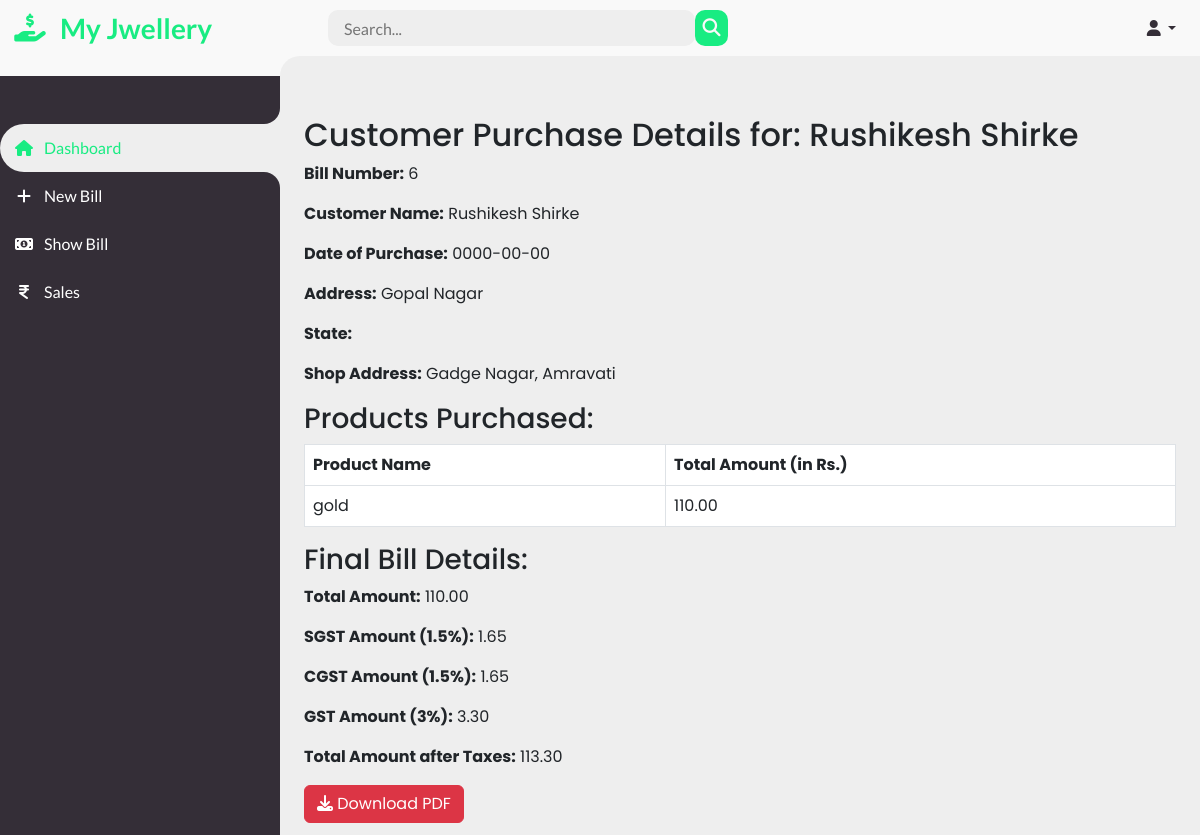
The page /view.php?customer_id=6 on the database its author committed.
### tables this page shows
CREATE TABLE `new_customer_details` (
  `customer_id` int(11) NOT NULL,
  `shop_address` varchar(255) DEFAULT NULL,
  `gstin` varchar(255) DEFAULT NULL,
  `date` date DEFAULT NULL,
  `name` varchar(255) DEFAULT NULL,
  `address` varchar(255) DEFAULT NULL,
  `state` varchar(255) DEFAULT NULL
);

CREATE TABLE `product_details` (
  `product_id` int(11) NOT NULL,
  `customer_id` int(11) DEFAULT NULL,
  `description` varchar(255) DEFAULT NULL,
  `karet` varchar(255) DEFAULT NULL,
  `hsncode` varchar(255) DEFAULT NULL,
  `gross_weight` decimal(10,8) DEFAULT NULL,
  `net_weight` decimal(10,6) DEFAULT NULL,
  `rate` decimal(10,6) DEFAULT NULL,
  `labour_charge` decimal(10,7) DEFAULT NULL,
  `total_amount` decimal(10,2) DEFAULT NULL
);

CREATE TABLE `final_bill` (
  `bill_id` int(11) NOT NULL,
  `customer_id` int(11) DEFAULT NULL,
  `total_amount` decimal(10,2) DEFAULT NULL,
  `sgst_amount` decimal(10,2) DEFAULT NULL,
  `cgst_amount` decimal(10,2) DEFAULT NULL,
  `gst_total` decimal(10,2) DEFAULT NULL,
  `total_amount_after_taxes` decimal(10,2) DEFAULT NULL
);

### view.php (the view, shortened to what this page needs)
<?php
include 'dbconn.php';
if (isset($_GET['customer_id'])) {
    $billNumber = $_GET['customer_id'];
    $sql = "SELECT * FROM `new_customer_details` WHERE `customer_id` = '$billNumber'";
    $result = mysqli_query($conn, $sql);
    $customerDetails = mysqli_fetch_assoc($result);
    $sql = "SELECT * FROM `product_details` WHERE `customer_id` = '$billNumber'";
    $result = mysqli_query($conn, $sql);
    $productDetails = mysqli_fetch_all($result, MYSQLI_ASSOC);
    $sql = "SELECT * FROM `final_bill` WHERE `customer_id` = '$billNumber'";
    $result = mysqli_query($conn, $sql);
    $finalBillDetails = mysqli_fetch_assoc($result);
}
?>
<!DOCTYPE html>
<html lang="en">
<head>
    <link href="https://cdn.jsdelivr.net/npm/bootstrap@5.3.0-alpha1/dist/css/bootstrap.min.css" rel="stylesheet"
>
    <link rel="stylesheet" href="assets/css/dash_style.css">
</head>
<body>
<section id="sidebar">
		<a href="dashboard.php" class="brand">
			<i class="fa fa-solid fa-hand-holding-dollar"></i>
			<span class="text">My Jwellery</span>
		</a>
		<ul class="side-menu top Dashboard">
			<li class="active">
				<a href="dashboard.php">
					<i class="fa fa-solid fa-house"></i>
					<span class="text">Dashboard</span>
				</a>
			</li>
			<li class="">
				<a href="new_bill.php">
				<i class="fa-solid fa fa-plus"></i>
					<span class="text">New Bill</span>
				</a>
			</li>
			<li>
				<a href="">
				<i class="fa-solid fa fa-money-bill-1"></i>
					<span class="text">Show Bill</span>
				</a>
			</li>
			<li>
				<a href="#">
                <i class="fa-solid fa fa-indian-rupee-sign"></i>
					<span class="text">Sales</span>
				</a>
			</li>
		</ul>
	</section>
	<section id="content">
		<nav>
			<form action="#">
				<div class="form-input">
					<input type="search" placeholder="Search...">
					<button type="submit" class="search-btn"><i class="fa fa-solid fa-magnifying-glass"></i></button>
				</div>
			</form>
			<a class="nav-link dropdown-toggle" href="#" role="button" data-bs-toggle="dropdown" aria-expanded="false">
				<i class="fa-solid fa-user"></i>
			</a>
		</nav>
    <main class="container mt-4">
        <?php if (isset($customerDetails)) { ?>
            <section>
                <h2>Customer Purchase Details for: <?php echo $customerDetails['name']; ?></h2>
                <p><strong>Bill Number:</strong> <?php echo $customerDetails['customer_id']; ?></p>
                <p><strong>Customer Name:</strong> <?php echo $customerDetails['name']; ?></p>
                <p><strong>Date of Purchase:</strong> <?php echo $customerDetails['date']; ?></p>
                <p><strong>Address:</strong> <?php echo $customerDetails['address']; ?></p>
                <p><strong>State:</strong> <?php echo $customerDetails['state']; ?></p>
                <p><strong>Shop Address:</strong> <?php echo $customerDetails['shop_address']; ?></p>
<h3>Products Purchased:</h3>
<table class="table table-bordered">
    <thead>
        <tr>
            <th>Product Name</th>
            <th>Total Amount (in Rs.)</th>
        </tr>
    </thead>
    <tbody>
        <?php foreach ($productDetails as $product) { ?>
            <tr>
                <td><?php echo $product['description']; ?></td>
                <td><?php echo $product['total_amount']; ?></td>
            </tr>
        <?php } ?>
    </tbody>
</table>
                <h3>Final Bill Details:</h3>
                <p><strong>Total Amount:</strong> <?php echo $finalBillDetails['total_amount']; ?></p>
                <p><strong>SGST Amount (1.5%):</strong> <?php echo $finalBillDetails['sgst_amount']; ?></p>
                <p><strong>CGST Amount (1.5%):</strong> <?php echo $finalBillDetails['cgst_amount']; ?></p>
                <p><strong>GST Amount (3%):</strong> <?php echo $finalBillDetails['gst_total']; ?></p>
                <p><strong>Total Amount after Taxes:</strong> <?php echo $finalBillDetails['total_amount_after_taxes']; ?></p>
                <a href="generate_pdf.php?customer_id=<?php echo $customerDetails['customer_id']; ?>"
                    class="btn btn-danger"><i class="fa fa-download"></i> Download PDF</a>
            </section>
        <?php } else { ?>
            <section>
                <p>No purchase details found for the provided bill number.</p>
            </section>
        <?php } ?>
    </main>
</body>
</html>

### assets/css/dash_style.css (style rules this page uses)
* { margin: 0; padding: 0; box-sizing: border-box; text-decoration: none !important; }
a { text-decoration: none !important; }
li { list-style: none; text-decoration: none !important; }
html { overflow-x: hidden; }
body { background: var(--grey) !important; overflow-x: hidden; text-decoration: none !important; }
:root { --poppins: 'Poppins', sans-serif; --lato: 'Lato', sans-serif; --light: #F9F9F9; --blue: #18ec82; --light-blue: #CFE8FF; --grey: #eee; --dark-grey: #AAAAAA; --dark: #342E37; --red: #DB504A; --yellow: #FFCE26; --light-yellow: #FFF2C6; --orange: #FD7238; --light-orange: #FFE0D3; }
#sidebar { position: fixed; background: #342E37; top: 0; left: 0; width: 280px; height: 100%; z-index: 2000; font-family: var(--lato); transition: .3s ease; overflow-x: hidden; scrollbar-width: none; }
#sidebar .brand { font-size: 28px; font-weight: 700; height: 56px; display: flex; align-items: center; color: var(--blue); position: sticky; top: 0; left: 0; background: var(--light); z-index: 500; padding-bottom: 20px; box-sizing: content-box; }
#sidebar .brand .fa { min-width: 60px; display: flex; justify-content: center; }
#sidebar .side-menu { width: 100%; margin-top: 48px; padding-left: 0; }
#sidebar .side-menu li { height: 48px; background: transparent; margin-left: 0px ; border-radius: 48px 0 0 48px; padding: 4px; text-decoration: none !important; }
#sidebar .side-menu li.active { background: var(--grey); position: relative; }
#sidebar .side-menu li.active::before { content: ''; position: absolute; width: 40px; height: 40px; border-radius: 40%; top: -40px; right: 0; box-shadow: 20px 20px 0 var(--grey); z-index: -1; }
#sidebar .side-menu li.active::after { content: ''; position: absolute; width: 40px; height: 40px; border-radius: 40%; bottom: -40px; right: 0; box-shadow: 20px -20px 0 var(--grey); z-index: -1; }
#sidebar .side-menu li a { width: 100%; height: 100%; display: flex; align-items: center; border-radius: 40px; font-size: 16px; color: white; white-space: nowrap; overflow-x: hidden; }
#sidebar .side-menu.top li.active a { color: var(--blue); }
#sidebar .side-menu li a .fa { min-width: calc(60px - ((4px + 6px) * 2)); display: flex; justify-content: center; }
#content { position: fixed; width: calc(100% - 280px); left: 280px; transition: .3s ease; }
#content nav { height: 56px; background: var(--light); padding: 0 24px; display: flex; align-items: center; grid-gap: 24px; font-family: var(--lato); position: sticky; top: 0; left: 100px; z-index: 1000; }
#content nav::before { content: ''; position: absolute; width: 40px; height: 40px; bottom: -40px; left: 0; border-radius: 50%; box-shadow: -20px -20px 0 var(--light); }
#content nav a { color: var(--dark); }
#content nav .nav-link { font-size: 16px; transition: .3s ease; }
#content nav form { max-width: 400px; width: 100%; margin-right: auto; }
#content nav form .form-input { display: flex; align-items: center; height: 36px; }
#content nav form .form-input input { flex-grow: 1; padding: 0 16px; height: 100%; border: none; background: var(--grey); border-radius: 10px; outline: none; width: 100%; color: var(--dark); }
#content nav form .form-input button { width: 36px; height: 100%; display: flex; justify-content: center; align-items: center; background: var(--blue); color: var(--light); font-size: 18px; border: none; outline: none; border-radius: 10px; cursor: pointer; }
#content main { width: 100%; padding: 36px 24px; font-family: var(--poppins); max-height: calc(100vh - 56px); overflow-y: auto; }

### rows shown on the page
new_customer_details: name "Rushikesh Shirke", customer_id "6", date "0000-00-00", address "Gopal Nagar", shop_address "Gadge Nagar, Amravati"
product_details: description "gold", total_amount "110.00"
final_bill: total_amount "110.00", sgst_amount "1.65", cgst_amount "1.65", gst_total "3.30", total_amount_after_taxes "113.30"
